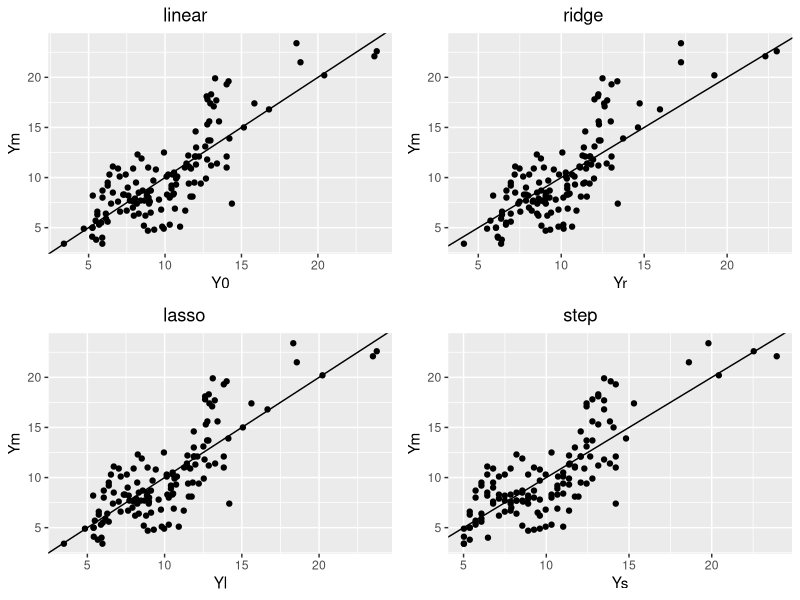

The R script that drew this image:
## ---- chunk 1
knitr::opts_chunk$set(echo = TRUE)
library(ggplot2)
library(MASS)
library(caret)
library(glmnet)
library(tidyr)
library(dplyr)
library("cowplot")
library("gridExtra")
library(gridExtra)
## ---- chunk 2
tab <- read.table("datakronk.csv", header=TRUE, sep=";")
tab[1] = 6.5 + 0.5*tab[1]
# tab[7] = exp(tab[7]*5)
# tab[12] = exp(tab[12]*5)

# tab = as.data.frame(scale(tab))

X = tab[, -ncol(tab)]
Xm = cbind(rep(1,nrow(X)), X)

Y = as.data.frame(tab[18])
Ym = as.matrix(Y)



reg = lm(Slowness_in_traffic~., data=tab)
Y0 = as.matrix(Xm)%*%as.matrix(coef(reg))
g1 <- ggplot(data.frame(Y0, Ym), aes(Y0, Ym)) +
    geom_point(aes(Y0, Ym)) +
    geom_abline(slope=1, intercept=0) +
    ggtitle("                       linear")



ridgeCV = cv.glmnet(x=as.matrix(X), y=as.matrix(Y), alpha=0)
ridge = glmnet(x=as.matrix(X), y=as.matrix(Y), alpha=0, lambda=ridgeCV$lambda.min)
Yr = as.matrix(Xm)%*%as.matrix(coef(ridge))
colnames(Yr) = c()
g2 <- ggplot(data.frame(Yr, Ym), aes(Yr, Ym)) +
    geom_point(aes(Yr, Ym)) +
    geom_abline(slope=1, intercept=0) +
    ggtitle("                       ridge")



lassoCV = cv.glmnet(x=as.matrix(X), y=as.matrix(Y), alpha=1)
lasso = glmnet(x=as.matrix(X), y=as.matrix(Y), alpha=0, lambda=lassoCV$lambda.min)
Yl = as.matrix(Xm)%*%as.matrix(coef(lasso))
colnames(Yl) = c()
g3 <- ggplot(data.frame(Yl, Ym), aes(Yl, Ym)) +
    geom_point(aes(Yl, Ym)) +
    geom_abline(slope=1, intercept=0) +
    ggtitle("                       lasso")



step = step(reg, direction="both", trace=0)
Ys = predict.lm(step)
g4 <- ggplot(data.frame(Ys, Ym), aes(Ys, Ym)) +
    geom_point(aes(Ys, Ym)) +
    geom_abline(slope=1, intercept=0) +
    ggtitle("                       step")




# X2 = tab %>% select(Hour, Lack_of_electricity, Point_of_flooding, Manifestations) #Semaphore_off main, Manifestations step
# X2m = cbind(rep(1,nrow(X2)), X2)
# 
# 
# 
# ridgeCV2 = cv.glmnet(x=as.matrix(X2), y=as.matrix(Y), alpha=0)
# ridge2 = glmnet(x=as.matrix(X2), y=as.matrix(Y), alpha=0, lambda=ridgeCV2$lambda.min)
# Yr2 = as.matrix(X2m)%*%as.matrix(coef(ridge2))
# colnames(Yr2) = c()
# g5 <- ggplot(data.frame(Yr2, Ym), aes(Yr2, Ym)) +
#     geom_point(aes(Yr2, Ym)) +
#     geom_abline(slope=1, intercept=0)
# 
# 
# 
# lassoCV2 = cv.glmnet(x=as.matrix(X2), y=as.matrix(Y), alpha=1)
# lasso2 = glmnet(x=as.matrix(X2), y=as.matrix(Y), alpha=0, lambda=lassoCV2$lambda.min)
# Yl2 = as.matrix(X2m)%*%as.matrix(coef(lasso2))
# colnames(Yl2) = c()
# g6 <- ggplot(data.frame(Yl2, Ym), aes(Yl2, Ym)) +
#     geom_point(aes(Yl2, Ym)) +
#     geom_abline(slope=1, intercept=0)



grid.arrange(g1, g2, g3, g4, ncol=2, nrow = 2) #g5, g6, ncol=3, nrow = 2)

colnames(Ym) = c()
## ---- chunk 3
data.frame(
  Linear_R2 = R2(Y0, Ym),
  Ridge_R2 = R2(Yr, Ym),
  Lasso_R2 = R2(Yl, Ym),
  Step_R2 = R2(Ys, Ym)#,
  #Ridge2_R2 = R2(Yr2, Ym),
  #Lasso2_R2 = R2(Yl2, Ym)
)
## ---- chunk 4
data.frame(
  Linear_RMSE = RMSE(Y0, Ym),
  Ridge_RMSE = RMSE(Yr, Ym),
  Lasso_RMSE = RMSE(Yl, Ym),
  Step_RMSE = RMSE(Ys, Ym)#,
  #Ridge2_RMSE = RMSE(Yr2, Ym),
  #Lasso2_RMSE = RMSE(Yl2, Ym)
  # linear ridge lasso step
)
## ---- chunk 5
# Régression logistique

# Slowness_in_traffic
#  Min.   : 3.40      
#  1st Qu.: 7.40      
#  Median : 9.00      
#  Mean   :10.05      
#  3rd Qu.:11.85      
#  Max.   :23.40   

Y_binaire = as.matrix(1*(Y>11.85))


logistique = glm(Y_binaire~., data=X)
Ylog = as.matrix(Xm)%*%as.matrix(coef(logistique))
Ylog = 1*(Ylog>0.5)
conf_mat = table(Y_binaire, Ylog)
conf_mat
## ---- chunk 6
TP = conf_mat[2,2]
TN = conf_mat[1,1]
FP = conf_mat[2,1]
FN = conf_mat[1,2]

recall = TP/(TP+FN)
precision = TP/(TP+FP)
F1_score = 2*(precision*recall)/(precision+recall)

data.frame(
  recall = recall,
  precision = precision,
  F1_score = F1_score
)
